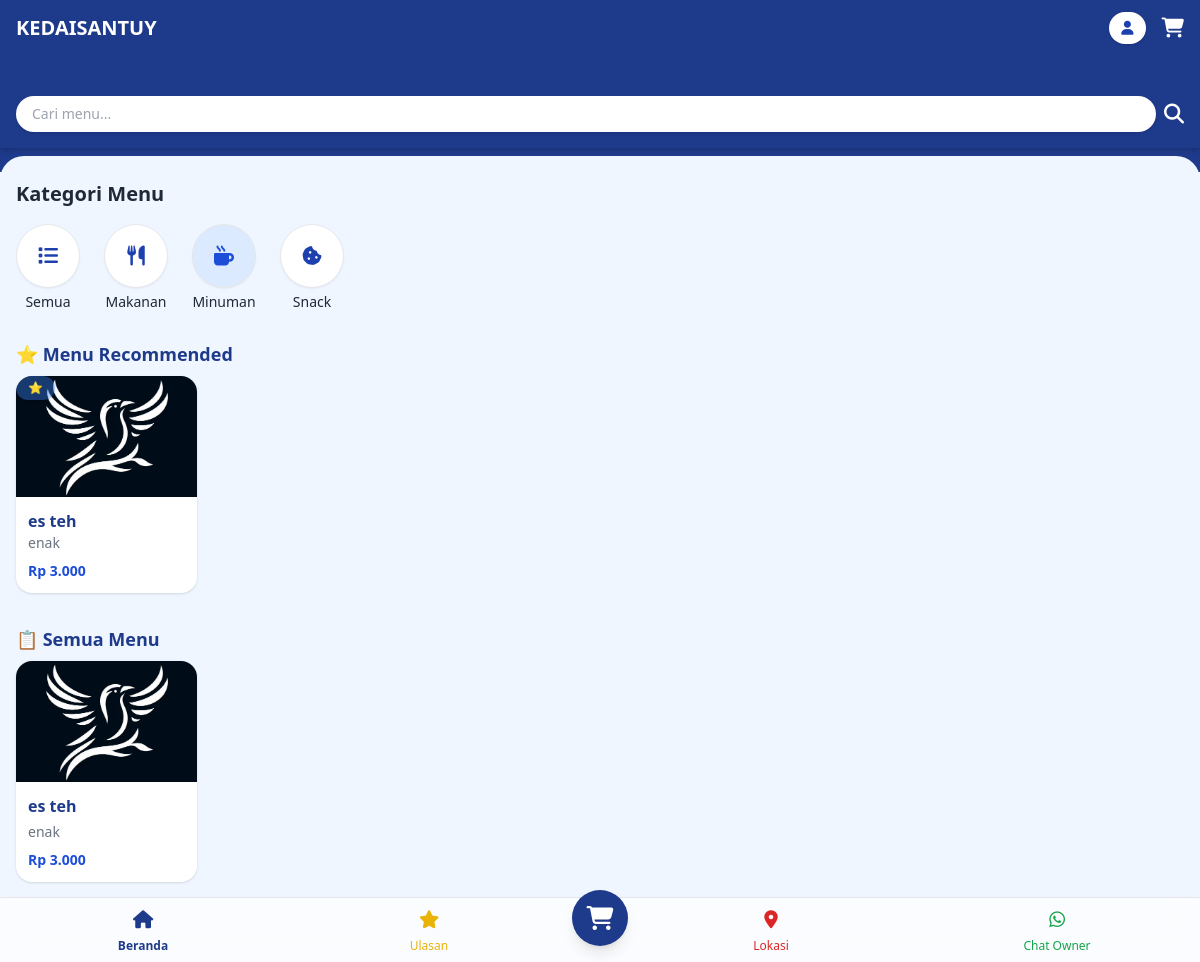
Page /index.php?kategori=Minuman on the committed database.
### tables this page shows
CREATE TABLE `makanan` (
  `id` int NOT NULL,
  `nama_makanan` varchar(100) NOT NULL,
  `harga` int NOT NULL,
  `kategori` varchar(50) DEFAULT NULL,
  `deskripsi` text,
  `gambar` varchar(255) DEFAULT NULL,
  `stok` int NOT NULL DEFAULT '0',
  `recommended` varchar(10) NOT NULL DEFAULT 'Tidak'
);

### index.php (the view, shortened to what this page needs)
<?php
include 'config/app.php';
$daftar_kategori = [
    'Makanan' => 'fa-utensils',
    'Minuman' => 'fa-mug-hot',
    'Snack'   => 'fa-cookie-bite'
];
$kategori_terpilih = $_GET['kategori'] ?? 'Semua';
$keyword = $_GET['cari'] ?? '';
$where = "1";
if ($kategori_terpilih != 'Semua') {
    $kategori_sql = mysqli_real_escape_string($db, $kategori_terpilih);
    $where .= " AND kategori = '$kategori_sql'";
}
$recommendedMenus = mysqli_query($db, "SELECT * FROM makanan WHERE $where AND recommended = 'Ya' ORDER BY id DESC");
$allMenus = mysqli_query($db, "SELECT * FROM makanan WHERE $where ORDER BY id DESC");
?>
<!DOCTYPE html>
<html lang="id">
<head>
    <script src="https://cdn.tailwindcss.com"></script>
    <link rel="stylesheet" href="https://cdnjs.cloudflare.com/ajax/libs/font-awesome/6.5.0/css/all.min.css">
</head>
<body class="bg-blue-50 text-gray-800">
    <nav x-data="{ atTop: true }" x-init="atTop = window.scrollY <= 0; window.addEventListener('scroll', () => { atTop = window.scrollY <= 0; });"
        :class="atTop ? 'bg-blue-900 bg-opacity-100' : 'bg-blue-900 bg-opacity-70 backdrop-blur-md shadow-md'"
        class="fixed top-0 left-0 right-0 z-50 text-white px-4 py-3 flex justify-between items-center transition-all duration-300 ease-in-out">
        <div class="text-xl font-bold">KEDAISANTUY</div>
        <div class="flex items-center gap-4">
            <a href="login.php" class="bg-white text-blue-800 px-3 py-1.5 rounded-full text-sm font-medium shadow"><i class="fas fa-user"></i></a>
            <a href="keranjang.php" class="relative"><i class="fas fa-shopping-cart text-xl"></i>
            </a>
        </div>
    </nav>
    <div class="pt-20 pb-6 bg-blue-900">
        <div class="bg-blue-900 px-4 py-4 sticky top-[64px] z-40 shadow-md transition-all duration-300 ease-in-out transform"
            x-data="{ visible: true }"
            x-init="let lastScroll = window.pageYOffset;
                window.addEventListener('scroll', () => {
                    const current = window.pageYOffset;
                    visible = current < lastScroll || current < 80;
                    lastScroll = current;
                });"
            :class="{ 'translate-y-0 opacity-100': visible, '-translate-y-full opacity-0': !visible }">
            <form method="GET" class="flex items-center gap-2">
                <input type="text" name="cari" placeholder="Cari menu..." value="<?= htmlspecialchars($keyword); ?>"
                    class="w-full px-4 py-2 rounded-full text-sm shadow focus:outline-none">
                <button type="submit" class="text-white text-xl">
                    <i class="fas fa-search"></i>
                </button>
            </form>
        </div>
    </div>
    <div class="px-4 py-6 bg-blue-50 rounded-t-3xl -mt-4">
        <h2 class="text-xl font-bold mb-4">Kategori Menu</h2>
        <div class="flex gap-6 overflow-x-auto pb-1">
            <a href="index.php?kategori=Semua" class="flex flex-col items-center min-w-[64px]">
                <div class="<?= $kategori_terpilih == 'Semua' ? 'bg-blue-100 text-blue-700' : 'bg-white text-blue-800'; ?> w-16 h-16 flex items-center justify-center rounded-full border shadow-sm">
                    <i class="fas fa-list text-xl"></i>
                </div>
                <span class="text-sm mt-1 font-medium">Semua</span>
            </a>
            <?php foreach ($daftar_kategori as $kategori => $ikon): ?>
                <a href="index.php?kategori=<?= urlencode($kategori); ?>" class="flex flex-col items-center min-w-[64px]">
                    <div class="<?= $kategori_terpilih == $kategori ? 'bg-blue-100 text-blue-700' : 'bg-white text-blue-800'; ?> w-16 h-16 flex items-center justify-center rounded-full border shadow-sm">
                        <i class="fas <?= $ikon ?> text-xl"></i>
                    </div>
                    <span class="text-sm mt-1 font-medium"><?= htmlspecialchars($kategori) ?></span>
                </a>
            <?php endforeach; ?>
        </div>
    </div>
    <?php if (mysqli_num_rows($recommendedMenus) > 0): ?>
        <div class="px-4 pb-2">
            <h3 class="text-lg font-semibold text-blue-900 mb-2">⭐ Menu Recommended</h3>
            <div class="grid grid-cols-2 sm:grid-cols-2 md:grid-cols-6 gap-4">
                <?php while ($menu = mysqli_fetch_assoc($recommendedMenus)): ?>
                    <div x-data="{
                    open: false,
                    jumlah: 1,
                    tambahKeranjang() {
                        fetch('keranjang.php', {
                            method: 'POST',
                            headers: { 'Content-Type': 'application/x-www-form-urlencoded' },
                            body: `menu_id=<?= $menu['id']; ?>&jumlah=${this.jumlah}`
                        }).then(res => {
                            if (res.ok) {
                                this.open = false;
                                Swal.fire({
                                    icon: 'success',
                                    title: 'Berhasil!',
                                    text: 'Menu ditambahkan ke keranjang.',
                                    showConfirmButton: false,
                                    timer: 1500
                                }).then(() => location.reload());
                            }
                        });
                    }
                }">
                        <div @click="open = true" class="bg-white rounded-2xl shadow hover:shadow-lg transition-all duration-200 cursor-pointer overflow-hidden flex flex-col relative">
                            <div class="relative">
                                <img src="gambar/<?= htmlspecialchars($menu['gambar']); ?>" alt="<?= htmlspecialchars($menu['nama_makanan']); ?>"
                                    class="w-full aspect-[3/2] object-cover" />
                                <div class="absolute top-0 left-0 bg-blue-500 text-white text-xs font-semibold px-3 py-1 rounded-full shadow bg-opacity-40">
                                    ⭐
                                </div>
                            </div>
                            <div class="p-3 flex flex-col justify-between flex-grow">
                                <div class="mb-2">
                                    <h3 class="font-semibold text-blue-900 text-base line-clamp-1"><?= htmlspecialchars($menu['nama_makanan']); ?></h3>
                                    <p class="text-sm text-gray-500 line-clamp-2"><?= htmlspecialchars($menu['deskripsi']); ?></p>
                                </div>
                                <p class="text-blue-700 font-bold text-sm mt-auto">Rp <?= number_format($menu['harga'], 0, ',', '.'); ?></p>
                            </div>
                        </div>
                    </div>
                <?php endwhile; ?>
            </div>
        </div>
    <?php endif; ?>
    <?php if (mysqli_num_rows($allMenus) > 0): ?>
        <div class="px-4 pb-20 mt-6">
            <h3 class="text-lg font-semibold text-blue-900 mb-2">📋 Semua Menu</h3>
            <div class="grid grid-cols-2 sm:grid-cols-2 md:grid-cols-6 gap-4">
                <?php while ($menu = mysqli_fetch_assoc($allMenus)): ?>
                    <div x-data="{
                    open: false,
                    jumlah: 1,
                    tambahKeranjang() {
                        fetch('keranjang.php', {
                            method: 'POST',
                            headers: { 'Content-Type': 'application/x-www-form-urlencoded' },
                            body: `menu_id=<?= $menu['id']; ?>&jumlah=${this.jumlah}`
                        }).then(res => {
                            if (res.ok) {
                                this.open = false;
                                Swal.fire({
                                    icon: 'success',
                                    title: 'Berhasil!',
                                    text: 'Menu ditambahkan ke keranjang.',
                                    showConfirmButton: false,
                                    timer: 1500
                                }).then(() => location.reload());
                            }
                        });
                    }
                }">
                        <div @click="open = true" class="bg-white rounded-2xl shadow hover:shadow-lg transition-all duration-200 cursor-pointer overflow-hidden flex flex-col relative">
                            <div class="relative">
                                <img src="gambar/<?= htmlspecialchars($menu['gambar']); ?>"
                                    class="w-full aspect-[3/2] object-cover"
                                    alt="<?= htmlspecialchars($menu['nama_makanan']); ?>">
                            </div>
                            <div class="p-3 flex flex-col justify-between flex-grow">
                                <div class="mb-2">
                                    <h3 class="font-semibold text-blue-900 text-base line-clamp-1">
                                        <?= htmlspecialchars($menu['nama_makanan']); ?>
                                    </h3>
                                    <p class="text-sm text-gray-500 mt-1 line-clamp-2">
                                        <?= htmlspecialchars($menu['deskripsi']); ?>
                                    </p>
                                </div>
                                <p class="text-blue-700 font-bold text-sm mt-auto">
                                    Rp <?= number_format($menu['harga'], 0, ',', '.'); ?>
                                </p>
                            </div>
                        </div>
                    </div>
                <?php endwhile; ?>
            </div>
        </div>
    <?php else: ?>
        <div class="text-center text-gray-500 py-10">Menu tidak ditemukan.</div>
    <?php endif; ?>
    <?php include 'layout/nav-bottom.php'; ?>
</body>
</html>

### rows in the picture
makanan: gambar (picture), nama_makanan "es teh", deskripsi "enak", harga "3.000"

### other values in the picture
$kategori "Makanan"
$kategori "Minuman"
$kategori "Snack"
